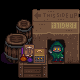

Tiled map render using the project's own tile images. Description and the whole map definition, tile-layer contents included, below:
An orthogonal 5x5 tile map with 16x16 px tiles, 8 tile layers (Back, Back+1, Buildings, Paths, ...), 3 tilesets and 3 objects (3x TileData).

<map version="1.10" tiledversion="1.10.1" orientation="orthogonal" renderorder="right-down" compressionlevel="0" width="5" height="5" tilewidth="16" tileheight="16" infinite="0" nextlayerid="17" nextobjectid="4">
 <tileset firstgid="1" name="mine_final2" tilewidth="16" tileheight="16" tilecount="1239" columns="21">
  <image source="SBV_mine_final2.png" width="336" height="944" />
  <tile id="13">
   <properties>
    <property name="Spawnable" value="T" />
    <property name="Type" value="Grass" />
   </properties>
  </tile>
  <tile id="14">
   <properties>
    <property name="Spawnable" value="T" />
    <property name="Type" value="Dirt" />
   </properties>
  </tile>
  <tile id="15">
   <properties>
    <property name="Spawnable" value="T" />
   </properties>
  </tile>
  <tile id="16">
   <properties>
    <property name="Spawnable" value="T" />
   </properties>
  </tile>
  <tile id="17">
   <properties>
    <property name="Spawnable" value="T" />
    <property name="Type" value="Grass" />
   </properties>
  </tile>
  <tile id="18">
   <properties>
    <property name="Spawnable" value="T" />
   </properties>
   <animation>
    <frame tileid="18" duration="1000" />
    <frame tileid="19" duration="1000" />
   </animation>
  </tile>
  <tile id="19">
   <properties>
    <property name="Spawnable" value="T" />
   </properties>
  </tile>
  <tile id="34">
   <properties>
    <property name="Spawnable" value="T" />
    <property name="Type" value="Grass" />
   </properties>
  </tile>
  <tile id="35">
   <properties>
    <property name="Spawnable" value="T" />
    <property name="Type" value="Grass" />
   </properties>
  </tile>
  <tile id="36">
   <properties>
    <property name="Spawnable" value="T" />
    <property name="Type" value="Grass" />
   </properties>
  </tile>
  <tile id="37">
   <properties>
    <property name="Spawnable" value="T" />
    <property name="Type" value="Grass" />
   </properties>
  </tile>
  <tile id="38">
   <properties>
    <property name="Spawnable" value="T" />
    <property name="Type" value="Grass" />
   </properties>
  </tile>
  <tile id="39">
   <properties>
    <property name="Spawnable" value="T" />
    <property name="Type" value="Grass" />
   </properties>
  </tile>
  <tile id="41">
   <properties>
    <property name="Spawnable" value="T" />
    <property name="Type" value="Grass" />
   </properties>
  </tile>
  <tile id="55">
   <properties>
    <property name="Spawnable" value="T" />
    <property name="Type" value="Grass" />
   </properties>
  </tile>
  <tile id="56">
   <properties>
    <property name="Spawnable" value="T" />
    <property name="Type" value="Dirt" />
   </properties>
  </tile>
  <tile id="57">
   <properties>
    <property name="Spawnable" value="T" />
    <property name="Type" value="Dirt" />
   </properties>
  </tile>
  <tile id="58">
   <properties>
    <property name="Spawnable" value="T" />
    <property name="Type" value="Grass" />
   </properties>
  </tile>
  <tile id="59">
   <properties>
    <property name="Spawnable" value="T" />
    <property name="Type" value="Grass" />
   </properties>
  </tile>
  <tile id="60">
   <properties>
    <property name="Spawnable" value="T" />
    <property name="Type" value="Grass" />
   </properties>
  </tile>
  <tile id="61">
   <properties>
    <property name="Spawnable" value="T" />
    <property name="Type" value="Grass" />
   </properties>
  </tile>
  <tile id="62">
   <properties>
    <property name="Spawnable" value="T" />
    <property name="Type" value="Grass" />
   </properties>
  </tile>
  <tile id="76">
   <properties>
    <property name="Spawnable" value="T" />
    <property name="Type" value="Grass" />
   </properties>
  </tile>
  <tile id="77">
   <properties>
    <property name="Spawnable" value="T" />
    <property name="Type" value="Grass" />
   </properties>
  </tile>
  <tile id="78">
   <properties>
    <property name="Spawnable" value="T" />
    <property name="Type" value="Grass" />
   </properties>
  </tile>
  <tile id="79">
   <properties>
    <property name="Spawnable" value="T" />
    <property name="Type" value="Grass" />
   </properties>
  </tile>
  <tile id="80">
   <properties>
    <property name="Spawnable" value="T" />
    <property name="Type" value="Grass" />
   </properties>
  </tile>
  <tile id="81">
   <properties>
    <property name="Spawnable" value="T" />
    <property name="Type" value="Grass" />
   </properties>
  </tile>
  <tile id="82">
   <properties>
    <property name="Spawnable" value="T" />
    <property name="Type" value="Grass" />
   </properties>
  </tile>
  <tile id="83">
   <properties>
    <property name="Spawnable" value="T" />
    <property name="Type" value="Grass" />
   </properties>
  </tile>
  <tile id="101">
   <properties>
    <property name="Spawnable" value="T" />
    <property name="Type" value="Grass" />
   </properties>
  </tile>
  <tile id="102">
   <properties>
    <property name="Spawnable" value="T" />
    <property name="Type" value="Grass" />
   </properties>
  </tile>
  <tile id="103">
   <properties>
    <property name="Spawnable" value="T" />
    <property name="Type" value="Grass" />
   </properties>
  </tile>
  <tile id="104">
   <properties>
    <property name="Spawnable" value="T" />
    <property name="Type" value="Grass" />
   </properties>
  </tile>
  <tile id="118">
   <properties>
    <property name="Water" value="T" />
   </properties>
  </tile>
  <tile id="119">
   <properties>
    <property name="Water" value="T" />
   </properties>
  </tile>
  <tile id="120">
   <properties>
    <property name="Water" value="T" />
   </properties>
  </tile>
  <tile id="121">
   <properties>
    <property name="Water" value="T" />
   </properties>
  </tile>
  <tile id="122">
   <properties>
    <property name="Water" value="T" />
   </properties>
  </tile>
  <tile id="123">
   <properties>
    <property name="Water" value="T" />
   </properties>
  </tile>
  <tile id="139">
   <properties>
    <property name="Water" value="T" />
   </properties>
  </tile>
  <tile id="140">
   <properties>
    <property name="Water" value="T" />
   </properties>
  </tile>
  <tile id="141">
   <properties>
    <property name="Water" value="T" />
   </properties>
  </tile>
  <tile id="142">
   <properties>
    <property name="Water" value="T" />
   </properties>
  </tile>
  <tile id="143">
   <properties>
    <property name="Water" value="T" />
   </properties>
  </tile>
  <tile id="144">
   <properties>
    <property name="Water" value="T" />
   </properties>
  </tile>
  <tile id="160">
   <properties>
    <property name="Water" value="T" />
   </properties>
  </tile>
  <tile id="161">
   <properties>
    <property name="Water" value="T" />
   </properties>
  </tile>
  <tile id="162">
   <properties>
    <property name="Water" value="T" />
   </properties>
  </tile>
  <tile id="163">
   <properties>
    <property name="Water" value="T" />
   </properties>
  </tile>
  <tile id="164">
   <properties>
    <property name="Water" value="T" />
   </properties>
  </tile>
  <tile id="165">
   <properties>
    <property name="Water" value="T" />
   </properties>
  </tile>
  <tile id="181">
   <properties>
    <property name="Water" value="T" />
   </properties>
  </tile>
  <tile id="182">
   <properties>
    <property name="Water" value="T" />
   </properties>
  </tile>
  <tile id="183">
   <properties>
    <property name="Water" value="T" />
   </properties>
  </tile>
  <tile id="184">
   <properties>
    <property name="Water" value="T" />
   </properties>
  </tile>
  <tile id="185">
   <properties>
    <property name="Water" value="T" />
   </properties>
  </tile>
  <tile id="186">
   <properties>
    <property name="Water" value="T" />
   </properties>
  </tile>
  <tile id="202">
   <properties>
    <property name="Water" value="T" />
   </properties>
  </tile>
  <tile id="203">
   <properties>
    <property name="Water" value="T" />
   </properties>
  </tile>
  <tile id="204">
   <properties>
    <property name="Water" value="T" />
   </properties>
  </tile>
  <tile id="205">
   <properties>
    <property name="Water" value="T" />
   </properties>
  </tile>
  <tile id="206">
   <properties>
    <property name="Water" value="T" />
   </properties>
  </tile>
  <tile id="207">
   <properties>
    <property name="Water" value="T" />
   </properties>
  </tile>
  <tile id="223">
   <properties>
    <property name="Water" value="T" />
   </properties>
  </tile>
  <tile id="224">
   <properties>
    <property name="Water" value="T" />
   </properties>
  </tile>
  <tile id="225">
   <properties>
    <property name="Water" value="T" />
   </properties>
  </tile>
  <tile id="226">
   <properties>
    <property name="Water" value="T" />
   </properties>
  </tile>
  <tile id="227">
   <properties>
    <property name="Water" value="T" />
   </properties>
  </tile>
  <tile id="228">
   <properties>
    <property name="Water" value="T" />
   </properties>
  </tile>
  <tile id="245">
   <properties>
    <property name="Water" value="T" />
   </properties>
  </tile>
  <tile id="266">
   <properties>
    <property name="Water" value="T" />
   </properties>
  </tile>
  <tile id="267">
   <properties>
    <property name="Water" value="T" />
   </properties>
  </tile>
  <tile id="268">
   <properties>
    <property name="Water" value="T" />
   </properties>
  </tile>
  <tile id="273">
   <animation>
    <frame tileid="273" duration="1000" />
    <frame tileid="1016" duration="1000" />
   </animation>
  </tile>
  <tile id="274">
   <animation>
    <frame tileid="274" duration="1000" />
    <frame tileid="1017" duration="1000" />
   </animation>
  </tile>
  <tile id="275">
   <animation>
    <frame tileid="275" duration="1000" />
    <frame tileid="1018" duration="1000" />
   </animation>
  </tile>
  <tile id="287">
   <animation>
    <frame tileid="287" duration="500" />
    <frame tileid="288" duration="500" />
    <frame tileid="289" duration="500" />
    <frame tileid="290" duration="500" />
   </animation>
  </tile>
  <tile id="294">
   <animation>
    <frame tileid="294" duration="1000" />
    <frame tileid="1037" duration="1000" />
   </animation>
  </tile>
  <tile id="295">
   <animation>
    <frame tileid="295" duration="1000" />
    <frame tileid="1038" duration="1000" />
   </animation>
  </tile>
  <tile id="296">
   <animation>
    <frame tileid="296" duration="1000" />
    <frame tileid="1039" duration="1000" />
   </animation>
  </tile>
  <tile id="308">
   <animation>
    <frame tileid="308" duration="500" />
    <frame tileid="309" duration="500" />
    <frame tileid="310" duration="500" />
    <frame tileid="311" duration="500" />
   </animation>
  </tile>
  <tile id="315">
   <animation>
    <frame tileid="315" duration="1000" />
    <frame tileid="1058" duration="1000" />
   </animation>
  </tile>
  <tile id="317">
   <animation>
    <frame tileid="317" duration="1000" />
    <frame tileid="1060" duration="1000" />
   </animation>
  </tile>
  <tile id="336">
   <animation>
    <frame tileid="336" duration="1000" />
    <frame tileid="1079" duration="1000" />
   </animation>
  </tile>
  <tile id="338">
   <animation>
    <frame tileid="338" duration="1000" />
    <frame tileid="1081" duration="1000" />
   </animation>
  </tile>
  <tile id="357">
   <animation>
    <frame tileid="357" duration="1000" />
    <frame tileid="1100" duration="1000" />
   </animation>
  </tile>
  <tile id="358">
   <animation>
    <frame tileid="358" duration="1000" />
    <frame tileid="1101" duration="1000" />
   </animation>
  </tile>
  <tile id="378">
   <animation>
    <frame tileid="378" duration="1000" />
    <frame tileid="1121" duration="1000" />
   </animation>
  </tile>
  <tile id="379">
   <animation>
    <frame tileid="379" duration="1000" />
    <frame tileid="1122" duration="1000" />
   </animation>
  </tile>
  <tile id="842">
   <animation>
    <frame tileid="844" duration="250" />
    <frame tileid="844" duration="250" />
    <frame tileid="844" duration="250" />
    <frame tileid="844" duration="250" />
    <frame tileid="844" duration="250" />
    <frame tileid="843" duration="250" />
    <frame tileid="843" duration="250" />
    <frame tileid="843" duration="250" />
    <frame tileid="843" duration="250" />
    <frame tileid="842" duration="250" />
    <frame tileid="842" duration="250" />
    <frame tileid="842" duration="250" />
    <frame tileid="842" duration="250" />
   </animation>
  </tile>
  <tile id="863">
   <animation>
    <frame tileid="865" duration="250" />
    <frame tileid="865" duration="250" />
    <frame tileid="865" duration="250" />
    <frame tileid="865" duration="250" />
    <frame tileid="865" duration="250" />
    <frame tileid="864" duration="250" />
    <frame tileid="864" duration="250" />
    <frame tileid="864" duration="250" />
    <frame tileid="864" duration="250" />
    <frame tileid="863" duration="250" />
    <frame tileid="863" duration="250" />
    <frame tileid="863" duration="250" />
    <frame tileid="863" duration="250" />
   </animation>
  </tile>
  <tile id="951">
   <properties>
    <property name="Water" value="T" />
   </properties>
  </tile>
  <tile id="952">
   <properties>
    <property name="Water" value="T" />
   </properties>
  </tile>
  <tile id="972">
   <properties>
    <property name="Water" value="T" />
   </properties>
  </tile>
  <tile id="973">
   <properties>
    <property name="Water" value="T" />
   </properties>
  </tile>
  <tile id="1137">
   <properties>
    <property name="Water" value="T" />
   </properties>
  </tile>
  <tile id="1138">
   <properties>
    <property name="Water" value="T" />
   </properties>
  </tile>
  <tile id="1158">
   <properties>
    <property name="Water" value="T" />
   </properties>
  </tile>
  <tile id="1159">
   <properties>
    <property name="Water" value="T" />
   </properties>
  </tile>
 </tileset>
 <tileset firstgid="1240" name="ColorsFinal" tilewidth="16" tileheight="16" tilecount="1650" columns="55">
  <image source="SBVColorsFinal.png" width="880" height="480" />
 </tileset>
 <tileset firstgid="2890" name="SBV_YriGoldenTree" tilewidth="16" tileheight="16" tilecount="143" columns="11">
  <image source="SBV_YriGoldenTree.png" width="176" height="208" />
 </tileset>
 <layer id="1" name="Back" width="5" height="5">
  <data encoding="csv">
0,0,0,0,0,
0,0,0,0,0,
0,0,0,0,0,
0,0,0,0,0,
0,0,0,0,0
</data>
 </layer>
 <objectgroup id="2" name="Back" />
 <layer id="13" name="Back+1" width="5" height="5">
  <data encoding="csv">
0,0,0,0,0,
0,0,0,0,0,
0,0,0,0,0,
0,0,0,1233,0,
0,0,0,0,0
</data>
 </layer>
 <layer id="3" name="Buildings" width="5" height="5">
  <data encoding="csv">
0,0,0,0,0,
0,0,0,0,0,
0,1201,1211,1212,1213,
1199,1200,1232,1215,1234,
0,1217,1218,0,0
</data>
 </layer>
 <objectgroup id="4" name="Buildings">
  <object id="1" name="TileData" x="48" y="48" width="16" height="16">
   <properties>
    <property name="Action" value="Message &quot;sbv.pipdialogue&quot;" />
   </properties>
  </object>
  <object id="2" name="TileData" x="16" y="64" width="16" height="16">
   <properties>
    <property name="Action" value="OpenShop skellady.SBVCP_PipPepShop none" />
   </properties>
  </object>
  <object id="3" name="TileData" x="32" y="64" width="16" height="16">
   <properties>
    <property name="Action" value="OpenShop skellady.SBVCP_PipPepShop none" />
   </properties>
  </object>
 </objectgroup>
 <layer id="5" name="Paths" width="5" height="5">
  <data encoding="csv">
0,0,0,0,0,
0,0,0,0,0,
0,0,0,0,0,
0,0,0,0,0,
0,0,0,0,0
</data>
 </layer>
 <objectgroup id="6" name="Paths" />
 <layer id="7" name="Front" width="5" height="5">
  <data encoding="csv">
0,0,0,0,0,
0,1180,1190,1191,1192,
1178,1179,0,1194,0,
0,1196,1197,0,0,
0,0,0,0,0
</data>
 </layer>
 <objectgroup id="8" name="Front" />
 <layer id="9" name="AlwaysFront" width="5" height="5">
  <data encoding="csv">
0,0,1169,1170,1171,
0,0,0,0,0,
0,1175,1176,0,0,
0,0,0,0,0,
0,0,0,0,0
</data>
 </layer>
 <objectgroup id="10" name="AlwaysFront" />
 <layer id="11" name="AlwaysFront+1" width="5" height="5">
  <data encoding="csv">
0,0,0,0,0,
0,0,0,0,0,
0,0,0,0,0,
0,0,0,0,0,
0,0,0,0,0
</data>
 </layer>
 <layer id="15" name="AlwaysFront+2" width="5" height="5">
  <data encoding="csv">
0,0,0,0,0,
0,0,0,0,0,
0,0,0,0,0,
0,0,0,0,0,
0,0,0,0,0
</data>
 </layer>
</map>
